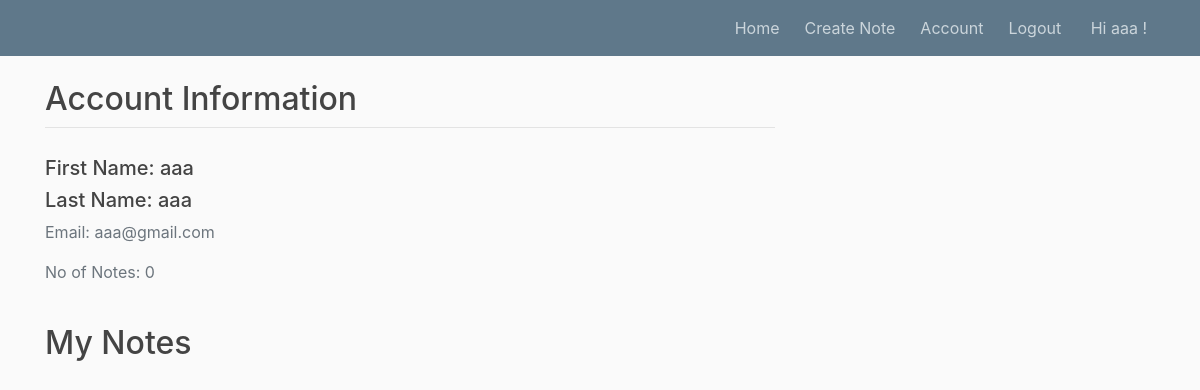
Page /account (signed in) on the earlier database version.
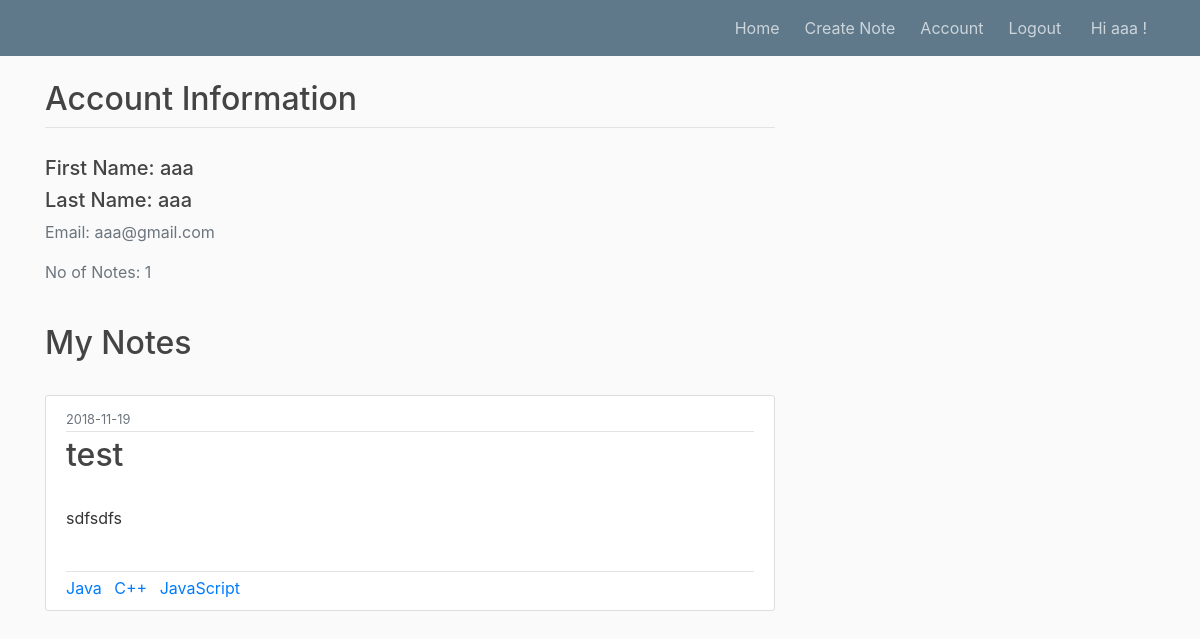
Same page on the later database version.
### flaskblog/models.py (models this page shows, shortened)
class Note(db.Model):
    id = db.Column(db.Integer, primary_key=True)
    title = db.Column(db.String(100), nullable=False)
    date_created = db.Column(db.DateTime, nullable=False, default=datetime.utcnow)
    content = db.Column(db.Text, nullable=False)
    user_id = db.Column(db.Integer, db.ForeignKey('user.id'), nullable=False)

class Tag(db.Model):
    id = db.Column(db.Integer, primary_key=True)
    name = db.Column(db.String(100), nullable=False)
    usertags = db.relationship('User', secondary='tagmapper', backref=db.backref('usertags', lazy='dynamic'))
    notetags = db.relationship('Note', secondary='notemapper', backref=db.backref('notetags', lazy='dynamic'))

### flaskblog/routes.py (the view)
@app.route("/account")
@login_required
def account():
    notes = Note.query.order_by(Note.date_created.desc()).filter_by(user_id = current_user.id)
    notecount = Note.query.filter_by(user_id = current_user.id).count()
    return  render_template('account.html', notes = notes, count = notecount)

### flaskblog/models.py (called while the page is built)
@login_manager.user_loader
def load_user(user_id):
    return User.query.get(int(user_id))

### flaskblog/templates/account.html
{% extends "layout.html" %}
{% block content %}
<div class="article-metadata">
  <h2>Account Information</h2>
</div>
<br>
<div class="plugcard">
    <h5>First Name: {{ current_user.firstname }} </h5>
    <h5>Last Name: {{ current_user.lastname }} </h5>
    <p class="text-secondary"> Email: {{ current_user.email }}</p>
    <p class="text-secondary"> No of Notes: {{ count }}</p>
</div>
<br>
<h2>My Notes</h2>
<br>
{% for note in notes %}
    <article class="media content-section">
      <div class="media-body">
        <div class="article-metadata">
          <small class="text-muted">{{ note.date_created.strftime('%Y-%m-%d') }}</small>
        </div>
        <div class="article-metadata">
          <h2><a class="article-title" href="{{ url_for('note', note_id=note.id) }}">{{ note.title }}</a></h2><br>
          <p class="article-content">{{ note.content }}</p><br>
      </div>
      {% for n in note.notetags %}
        <a class="mr-2" href="{{ url_for('tags', tag_id=n.id) }}">{{ n.name }}</a>
      {% endfor %}
      </div>
    </article>
{% endfor %}
{% endblock content %}

Differences in the rows shown:
now on this page (row edited): Note: date_created "2018-11-19", title "test", content "sdfsdfs"
added Tag: name "Java"
added Tag: name "C++"
added Tag: name "JavaScript"
Other differences:
{{ count }}: "0" → "1"
